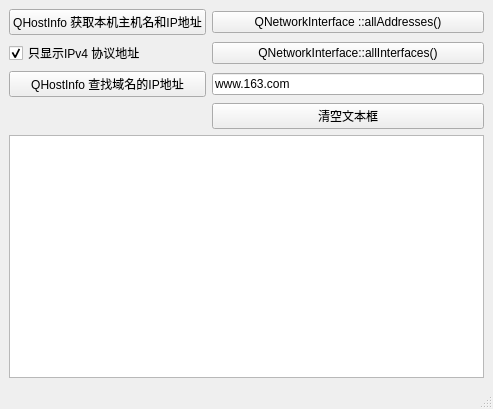
<?xml version="1.0" encoding="UTF-8"?>
<ui version="4.0">
 <class>MainWindow</class>
 <widget class="QMainWindow" name="MainWindow">
  <property name="geometry">
   <rect>
    <x>0</x>
    <y>0</y>
    <width>493</width>
    <height>409</height>
   </rect>
  </property>
  <property name="windowTitle">
   <string>MainWindow</string>
  </property>
  <widget class="QWidget" name="centralwidget">
   <layout class="QVBoxLayout" name="verticalLayout">
    <item>
     <layout class="QGridLayout" name="gridLayout">
      <item row="0" column="0">
       <widget class="QPushButton" name="btnGetHostInfo">
        <property name="text">
         <string>QHostInfo 获取本机主机名和IP地址</string>
        </property>
       </widget>
      </item>
      <item row="0" column="1">
       <widget class="QPushButton" name="btnDetail">
        <property name="text">
         <string>QNetworkInterface ::allAddresses()</string>
        </property>
       </widget>
      </item>
      <item row="1" column="0">
       <widget class="QCheckBox" name="chkOnlyIPv4">
        <property name="text">
         <string>只显示IPv4 协议地址</string>
        </property>
        <property name="checked">
         <bool>true</bool>
        </property>
       </widget>
      </item>
      <item row="1" column="1">
       <widget class="QPushButton" name="btnALLInterface">
        <property name="text">
         <string>QNetworkInterface::allInterfaces()</string>
        </property>
       </widget>
      </item>
      <item row="2" column="0">
       <widget class="QPushButton" name="btnLookup">
        <property name="text">
         <string>QHostInfo 查找域名的IP地址</string>
        </property>
       </widget>
      </item>
      <item row="2" column="1">
       <widget class="QLineEdit" name="editHost">
        <property name="text">
         <string>www.163.com</string>
        </property>
       </widget>
      </item>
      <item row="3" column="1">
       <widget class="QPushButton" name="btnClear">
        <property name="text">
         <string>清空文本框</string>
        </property>
       </widget>
      </item>
     </layout>
    </item>
    <item>
     <widget class="QPlainTextEdit" name="plainTextEdit"/>
    </item>
   </layout>
  </widget>
  <widget class="QMenuBar" name="menubar">
   <property name="geometry">
    <rect>
     <x>0</x>
     <y>0</y>
     <width>493</width>
     <height>22</height>
    </rect>
   </property>
  </widget>
  <widget class="QStatusBar" name="statusbar"/>
 </widget>
 <resources/>
 <connections/>
</ui>
